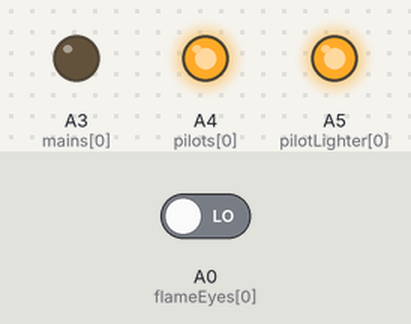
The sketch below on a simulated Arduino Uno, built with avr-gcc and run on an emulated ATmega328P. Parts: output pins drawn as LEDs (lit = HIGH). Wiring (inferred from the names in the program): IR receiver: data A1. Inputs (shaded band) come from the test bench; at power-on: A0 (flameEyes[0]) LOW.

Above: at 1.2 s.
1.3 s: A0 (flameEyes[0]) driven HIGH
At 2.3 s:
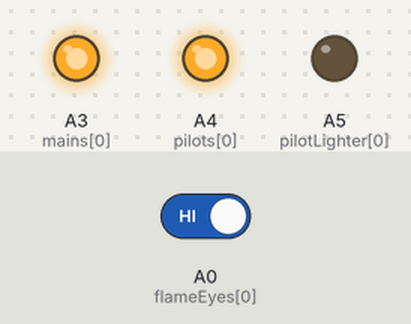
Timing chart, 0 to 4.3 s (numbered marks = the images above; inputs shaded):
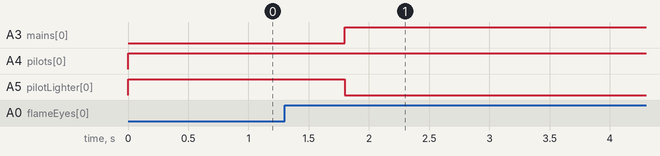

Measured:
- after the input at 1.3 s, A3 (mains[0]): LOW → HIGH after 0.50 s; A4 (pilots[0]): stays HIGH (without the input it goes to LOW after 4.2 s); A5 (pilotLighter[0]): HIGH → LOW after 0.50 s instead of 4.2 s

The sketch:

test.ino
```cpp
//physical:
//pilot solenoid
//pilot flame eye
//pilot starter
//main solenoid

//logical:
//pilot supposed to be lit - changes with button press
//number of flames - constant
//duration of mains to be on - cnages with button press

const int FLAMENUM = 1;
bool supposedtobelit[FLAMENUM] = {1}; //is the pilot supposed to be on? - changes with button presses

int flameEyes[FLAMENUM] = {A0};
int pilotLighter[FLAMENUM] = {A5};
int pilots[FLAMENUM] = {A4};
int mains[FLAMENUM] = {A3};

int remoteButton = A1; //remote button to activate pilot... TODO: change this when more pins are available

void setup() {
  //set input pins
  for(int i=0;i<FLAMENUM;i++) {
    pinMode(flameEyes[i], INPUT);
  }
  //set output pins
  for(int i=0;i<FLAMENUM;i++) {
    pinMode(pilotLighter[i], OUTPUT);
    pinMode(pilots[i], OUTPUT);
    pinMode(mains[i], OUTPUT);
  }
  Serial.begin(9600);
}


unsigned int pilotLighterStartTime = 0; //time used for keeping pilotLighters active
int pilotLighterTimeout = 5000; //ms to timeout the pilot lighters
unsigned int pilotStartTime = 0; //time used for keeping pilots active
int pilotTimeout = 10000; //ms to time out the pilots

void loop() {
  //if the remote button is pressed
  if(digitalRead(remoteButton)) {
    btnPress(supposedtobelit);
  }

  supposedtobelit[FLAMENUM-1] = !digitalRead(A2);

  //if the timeout occurs, turn off all pilots
  testTimeout();


}

//set which flames are supposedtobelit based on which button is pressed


//function to run if a button is pressed
void btnPress(bool supposedtobelit2[FLAMENUM]) {
  //if flameEyes[i] is 0 & flame [i] is supposed to be lit, ensure that it is, or time out
  //in english: if the flame is out, and it's supposed to be there, and it's within the timeout time, then keep the lighter on until the flame is there or it times out
  //if it times out, send data to the operator
  for(int i=0;i<FLAMENUM;i++) {
    if(!digitalRead(flameEyes[i]) & supposedtobelit2[i]) {
      digitalWrite(pilots[i], 1); //open pilots[i] (pilot solenoid) if supposedtobelit
      digitalWrite(pilotLighter[i], 1); //turn on pilotLighter[i] if supposedtobelit

      pilotLighterStartTime = millis(); //initiate start of time
      while((millis()<=pilotLighterStartTime+pilotLighterTimeout) & !digitalRead(flameEyes[i])) {} //wait while below timeout and flame is not there
      delay(500); //keep on for extra 0.5 seconds, just in case
      digitalWrite(pilotLighter[i], 0); //turn off the pilotLighter

      //if it timed out and the flame is still out, close the solenoid and send a signal to the operator
      if((millis()>(pilotLighterStartTime+pilotLighterTimeout)) & !digitalRead(flameEyes[i])) {
        digitalWrite(pilots[i], 0); //close pilot solenoid
        Serial.println(i); //send data
      }
    }
  }

  //turn on mains if supposed to be lit and the pilotLight is active
  for(int i=0;i<FLAMENUM;i++) {
    if(digitalRead(flameEyes[i]) & supposedtobelit2[i]) {
      digitalWrite(mains[i], 1);
    }
  }
  //while the remote button is pressed
  while(digitalRead(remoteButton)) {}
  //turn off all mains
  for(int i=0;i<FLAMENUM;i++) {
    digitalWrite(mains[i], 0);
  }
  pilotStartTime = millis(); //re-start timeout timer
}


//if the timeout occurs, turn off all pilots
void testTimeout() {
  if(millis()>(pilotStartTime+pilotTimeout)) {
    for(int i=0;i<FLAMENUM;i++) {
      digitalWrite(pilots[i], 0);
    }
  }
}
```

functions.ino
```cpp
//for functions that can be used in broad scenarios

//get nth bit of a char
bool getBit(char x, unsigned short n) {
  return 0b1 & (x >> n);
}

//sets the nth bit of a char to 1 or 0
char setBit(char c, bool b, unsigned short n) {
  return (0b1 << n) | c;
}

//pause the program for t ms
void waitMillis(int t) {
  unsigned int startTime = millis();
  while(millis() < (startTime+t)) {}
}

const int TIME2WAIT = 1; //time duration of 1 bit - should be 1 for actual transfer, increase to ~500 for testing
//sends 1 byte of data across a pin
//turn on startLine, send data over dataLine, turn off startLine
void send_data(char data, int startLine, int dataLine) {
  digitalWrite(startLine,HIGH);
  for(int i=0;i<8;i++) {
    digitalWrite(dataLine,getBit(data, i));
    waitMillis(TIME2WAIT);
  }
  digitalWrite(startLine, LOW);
}

//if pin 1 is high,
char get_data(int startLine, int dataLine) {
  if(digitalRead(startLine)) {
    unsigned char bitPos = 0; //0->7
    char output = 0;
    int startTime = millis();
    //8 is the size of a char type
    while(digitalRead(startLine)|(bitPos<8)) {
      //number of bits to shift is dependant on wait time
      bitPos = (millis()-startTime)/TIME2WAIT;
      output = output | (digitalRead(dataLine) << bitPos);
    }
    return output;
  }
  return 0;
}
```
